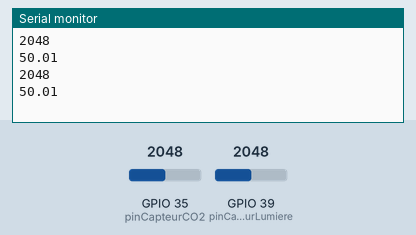
Simulated run of this program. Board: ESP32. Shown: the last lines printed to the serial monitor. Inputs (shaded band) come from the test bench; at power-on: GPIO 35 (pinCapteurCO2) = 2048, GPIO 39 (pinCapteurLumiere) = 2048.

Above: at 3.8 s.
3.9 s: GPIO 35 (pinCapteurCO2) set to 2866
At 6.9 s:
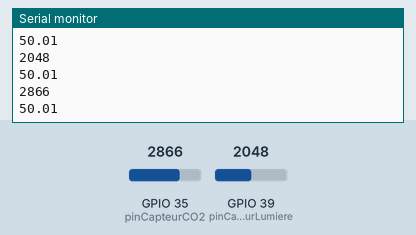
7.8 s: GPIO 39 (pinCapteurLumiere) set to 2866
At 10.5 s:
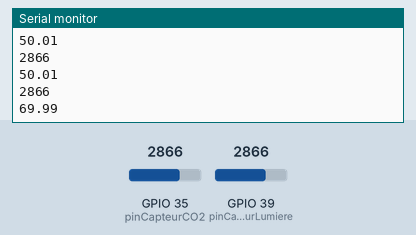
11.7 s: GPIO 35 (pinCapteurCO2) set to 3603
At 12.7 s:
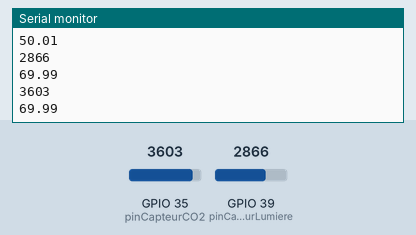
15.6 s: GPIO 39 (pinCapteurLumiere) set to 3603
At 18.5 s:
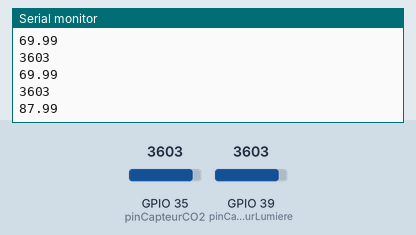
Timing chart, 0 to 20.0 s (numbered marks = the images above; inputs shaded):
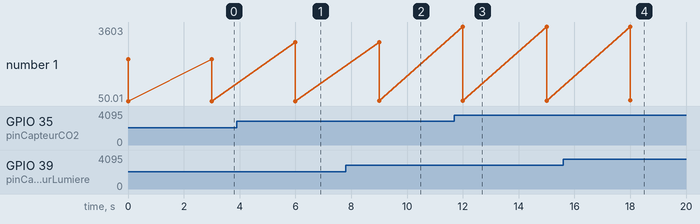

The program:

main.cpp
```cpp
#include <Arduino.h>
#include <Wire.h>
#include "lumiere.hpp"
#include "carbone.hpp"


// Pins de connexion pour les capteurs
const int pinCapteurLumiere = 39;
const int pinCapteurCO2 = 35;

// Instances des capteurs
CapteurLumiere capteurLumiere(pinCapteurLumiere);
CapteurCO2 capteurCO2(pinCapteurCO2);

void setup()
{
  Serial.begin(9600);                                                                                                                                                                                               Serial.begin(9600);
}

void loop()
{
  // Lecture de la valeur de luminosité
  int Luminosite = capteurLumiere.lireValeur();
  // Conversion de la valeur en pourcentage
  float valeurLumiere = (Luminosite / 4095.0) * 100.0;
  //Serial.print("Luminosite : ");
  //Serial.println(" %");

  // Lecture de la valeur de monoxyde de carbone
  int valeurCO2 = capteurCO2.lireValeur();
  //Serial.print("Concentration de CO2 : ");
  Serial.println(valeurCO2);
  Serial.println(valeurLumiere);
  //Serial.println("ppm");

  delay(3000);
}
```

carbone.hpp
```cpp
#include <Arduino.h>

// Classe pour le capteur de lumière
class CapteurCO2 {
  private:
    int pin;

  public:
    CapteurCO2(int pin);
    ~CapteurCO2();

    int lireValeur();
};
```

lumiere.hpp
```cpp
#include <Arduino.h>

// Classe pour le capteur de lumière
class CapteurLumiere {
  private:
    int pin;

  public:
    CapteurLumiere(int pin);
    ~CapteurLumiere();

    int lireValeur();
};
```

carbone.cpp
```cpp
#include <Arduino.h>
#include "carbone.hpp"

    CapteurCO2::CapteurCO2(int pin)
    {
      this->pin = pin;
      pinMode(pin, INPUT);
    }
    CapteurCO2::~CapteurCO2(){}

    int CapteurCO2::lireValeur(){

      return analogRead(pin);
    }
```

lumiere.cpp
```cpp
#include <Arduino.h>
#include "lumiere.hpp"

    CapteurLumiere::CapteurLumiere(int pin)
    {
      this->pin = pin;
      pinMode(pin, INPUT);
    }
    CapteurLumiere::~CapteurLumiere(){}

    int CapteurLumiere::lireValeur(){

      return analogRead(pin);
    }
```

Measured:
- after the input at 3.9 s, the serial monitor: prints a new line after 2.1 s (image 1)
- after the input at 7.8 s, the serial monitor: prints a new line after 1.2 s (image 2)
- after the input at 11.7 s, the serial monitor: prints a new line after 0.30 s (image 3)
- after the input at 15.6 s, the serial monitor: prints a new line after 2.4 s (image 4)
- plotted number 1: 50.01 → 69.99 after the input at 7.8 s, 69.99 → 87.99 after the input at 15.6 s
